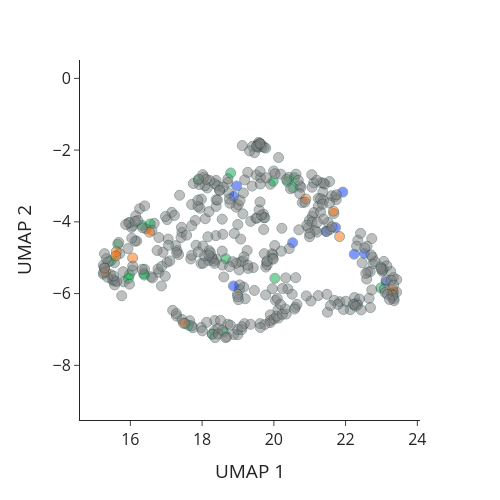

Source (notebook cell):
### Code cell
fig = px.scatter(z_umap,
                 x=0,
                 y=1,
                 color=smiles_pathway,
                 height=500,
                 width=500,
                 opacity=0.5,
                 color_discrete_map=colors_greyed,
                 category_orders={"color": pathway_order},
                 hover_data=[smile_emb.index] ,
                 template="simple_white",
                #  title= "Embedding without blood cancers",
                 labels={"0": "UMAP 1",
                        "1": "UMAP 2",
                        "color":"Target pathway"
                       },
               )

fig.update_traces(
    marker=dict(
        size=10,
        line=dict(width=1, color="DarkSlateGrey")
    )
)

fig.update_layout(font=dict(size=16))
fig.update_yaxes(scaleanchor="x")
fig.update_layout(
    showlegend=False,
    legend=dict(
        orientation="h",           # horizontal layout
        yanchor="bottom",
        y=-1,                    # move it below the plot
        xanchor="center",
        x=0.5                      # center it horizontally
    )
)

### Figure 1 — Plotly figure (JSON) as saved in the notebook; plotly's stock layout.template omitted (floating-point values rounded to 4 significant figures)
{"data": [{"customdata": [["A-443654"], ["TGX221"], ["AKT inhibitor VIII"], ["ZSTK474"], ["AS605240"], ["IC-87114"], ["Idelalisib"], ["Omipalisib"], ["PIK-93"], ["YM201636"], ["WYE-125132"], ["GSK690693"], ["AT7867"], ["Torin 2"], ["Pilaralisib"], ["GSK1059615"], ["Voxtalisib"], ["Apitolisib"], ["Capivasertib"], ["torin2"], ["AZD8835"], ["Temsirolimus"], ["MK-2206"], ["Dactolisib"], ["Pictilisib"], ["AZD8055"], ["Rapamycin"], ["PF-4708671"], ["AZD2014"], ["Uprosertib"], ["Alpelisib"], ["Taselisib"], ["OSI-027"], ["CZC24832"], ["GSK2110183B"], ["Buparlisib"], ["Afuresertib"], ["AZD8186"], ["Ipatasertib"], ["GNE-317"], ["AMG-319"], ["LJI308"], ["AZD6482"], ["AT13148"]], "hovertemplate": "Target pathway=PI3K/MTOR signaling<br>UMAP 1=%{x}<br>UMAP 2=%{y}<br>hover_data_0=%{customdata[0]}<extra></extra>", "legendgroup": "PI3K/MTOR signaling", "marker": {"color": "grey", "line": {"color": "DarkSlateGrey", "width": 1}, "opacity": 0.5, "size": 10, "symbol": "circle"}, "mode": "markers", "name": "PI3K/MTOR signaling", "orientation": "v", "showlegend": true, "type": "scatter", "x": [16.4, 19.42, 18.35, 17.65, 19.18, 22.13, 19.9, 15.76, 18.34, 18.44, 16.87, 18.88, 19.2, 16.58, 19.46, 16.8, 20.6, 16.97, 19.54, 16.62, 19.07, 16.44, 19.56, 15.93, 19.12, 16.18, 15.7, 21.15, 19.46, 19.58, 19.67, 19.41, 19.33, 23.33, 19.56, 17.03, 19.62, 19.73, 19.65, 16.66, 22.73, 23.07, 19.77, 20.13], "xaxis": "x", "y": [-5.322, -5.276, -6.753, -6.758, -6.84, -6.449, -6.808, -6.062, -7.047, -6.969, -5.786, -7.141, -6.143, -5.532, -5.912, -5.406, -6.382, -5.514, -1.849, -5.565, -4.48, -4.194, -1.927, -4.746, -1.874, -4.533, -4.885, -4.234, -2.074, -1.784, -1.906, -1.893, -2.023, -5.554, -1.887, -3.937, -1.821, -1.924, -1.843, -4.041, -4.465, -5.104, -1.944, -2.207], "yaxis": "y"}, {"customdata": [["Sunitinib"], ["PHA-665752"], ["NVP-TAE684"], ["GW-2580"], ["Pazopanib"], ["Cabozantinib"], ["Quizartinib"], ["Linifanib"], ["Alectinib"], ["JNJ38877605"], ["SU11274"], ["Masitinib"], ["Amuvatinib"], ["OSI-930"], ["SB52334"], ["Tivozanib"], ["CI-1033"], ["PF-00299804"], ["BIBF-1120"], ["AST-1306"], ["Kobe2602"], ["AZD6094"], ["AZD8931"], ["Axitinib"], ["GW441756"], ["Motesanib"], ["Staurosporine"], ["PD173074"], ["Crizotinib"], ["SB505124"], ["AZD1332"], ["AZD4547"], ["Cediranib"], ["Savolitinib"], ["Foretinib"]], "hovertemplate": "Target pathway=RTK signaling<br>UMAP 1=%{x}<br>UMAP 2=%{y}<br>hover_data_0=%{customdata[0]}<extra></extra>", "legendgroup": "RTK signaling", "marker": {"color": "grey", "line": {"color": "DarkSlateGrey", "width": 1}, "opacity": 0.5, "size": 10, "symbol": "circle"}, "mode": "markers", "name": "RTK signaling", "orientation": "v", "showlegend": true, "type": "scatter", "x": [18.33, 19.0, 17.3, 22.24, 19.03, 18.72, 18.09, 18.19, 20.39, 21.24, 20.05, 19.35, 20.99, 20.11, 20.34, 16.91, 19.04, 19.16, 19.01, 19.05, 21.03, 18.95, 19.78, 18.39, 20.7, 23.3, 15.56, 20.73, 18.35, 20.99, 20.76, 18.74, 18.49, 19.01, 17.15], "xaxis": "x", "y": [-5.094, -4.074, -4.798, -6.304, -5.34, -6.854, -3.913, -3.716, -5.87, -6.056, -6.185, -6.856, -4.414, -6.45, -6.57, -4.849, -5.885, -5.82, -6.171, -5.758, -6.206, -3.589, -5.26, -2.846, -4.222, -5.998, -5.143, -2.993, -2.936, -3.958, -3.036, -3.2, -3.111, -3.525, -3.736], "yaxis": "y"}, {"customdata": [["CP724714"], ["Pelitinib"], ["Gefitinib"], ["Afatinib"], ["Erlotinib"], ["Sapitinib"], ["Lapatinib"], ["AZD3759"], ["Osimertinib"]], "hovertemplate": "Target pathway=EGFR signaling<br>UMAP 1=%{x}<br>UMAP 2=%{y}<br>hover_data_0=%{customdata[0]}<extra></extra>", "legendgroup": "EGFR signaling", "marker": {"color": "grey", "line": {"color": "DarkSlateGrey", "width": 1}, "opacity": 0.5, "size": 10, "symbol": "circle"}, "mode": "markers", "name": "EGFR signaling", "orientation": "v", "showlegend": true, "type": "scatter", "x": [20.51, 18.13, 19.97, 19.8, 19.94, 19.82, 19.97, 19.73, 19.82], "xaxis": "x", "y": [-6.018, -6.802, -4.921, -5.123, -4.891, -5.198, -5.015, -4.888, -5.089], "yaxis": "y"}, {"customdata": [["AZ628"], ["HG6-64-1"], ["FR-180204"], ["BIX02189"], ["CI-1040"], ["XMD8-92"], ["Refametinib"], ["PLX-4720"], ["PD0325901"], ["SB590885"], ["Selumetinib"], ["Trametinib"], ["Dabrafenib"], ["SCH772984"], ["Ulixertinib"], ["VX-11e"]], "hovertemplate": "Target pathway=ERK MAPK signaling<br>UMAP 1=%{x}<br>UMAP 2=%{y}<br>hover_data_0=%{customdata[0]}<extra></extra>", "legendgroup": "ERK MAPK signaling", "marker": {"color": "grey", "line": {"color": "DarkSlateGrey", "width": 1}, "opacity": 0.5, "size": 10, "symbol": "circle"}, "mode": "markers", "name": "ERK MAPK signaling", "orientation": "v", "showlegend": true, "type": "scatter", "x": [19.36, 17.69, 21.49, 19.9, 19.5, 19.25, 19.71, 21.24, 19.72, 21.67, 19.75, 19.53, 21.39, 19.65, 19.59, 19.62], "xaxis": "x", "y": [-3.987, -5.035, -6.52, -6.753, -3.899, -4.799, -3.787, -3.346, -3.888, -3.77, -3.881, -3.894, -3.392, -3.813, -3.665, -3.446], "yaxis": "y"}, {"customdata": [["TWS119"], ["SB216763"], ["XAV939"], ["IWP-2"], ["LGK974"], ["Wnt-C59"], ["MN-64"], ["WIKI4"], ["AZ6102"], ["CHIR-99021"]], "hovertemplate": "Target pathway=WNT signaling<br>UMAP 1=%{x}<br>UMAP 2=%{y}<br>hover_data_0=%{customdata[0]}<extra></extra>", "legendgroup": "WNT signaling", "marker": {"color": "#0033FF", "line": {"color": "DarkSlateGrey", "width": 1}, "opacity": 0.5, "size": 10, "symbol": "circle"}, "mode": "markers", "name": "WNT signaling", "orientation": "v", "showlegend": true, "type": "scatter", "x": [18.87, 23.13, 22.24, 18.88, 21.45, 21.72, 22.53, 20.52, 18.96, 21.92], "xaxis": "x", "y": [-5.788, -5.671, -4.902, -3.291, -4.263, -4.161, -4.878, -4.582, -3.001, -3.171], "yaxis": "y"}, {"customdata": [["BMS-536924"], ["GSK1904529A"], ["Linsitinib"], ["NVP-ADW742"], ["BMS-754807"]], "hovertemplate": "Target pathway=IGF1R signaling<br>UMAP 1=%{x}<br>UMAP 2=%{y}<br>hover_data_0=%{customdata[0]}<extra></extra>", "legendgroup": "IGF1R signaling", "marker": {"color": "grey", "line": {"color": "DarkSlateGrey", "width": 1}, "opacity": 0.5, "size": 10, "symbol": "circle"}, "mode": "markers", "name": "IGF1R signaling", "orientation": "v", "showlegend": true, "type": "scatter", "x": [18.71, 21.57, 21.07, 18.72, 18.22], "xaxis": "x", "y": [-2.906, -4.215, -3.842, -2.8, -2.847], "yaxis": "y"}, {"customdata": [["AS601245"], ["TAK-715"], ["VX-702"], ["CRT0105950"], ["ZG-10"], ["Doramapimod"], ["JNK Inhibitor VIII"]], "hovertemplate": "Target pathway=JNK and p38 signaling<br>UMAP 1=%{x}<br>UMAP 2=%{y}<br>hover_data_0=%{customdata[0]}<extra></extra>", "legendgroup": "JNK and p38 signaling", "marker": {"color": "grey", "line": {"color": "DarkSlateGrey", "width": 1}, "opacity": 0.5, "size": 10, "symbol": "circle"}, "mode": "markers", "name": "JNK and p38 signaling", "orientation": "v", "showlegend": true, "type": "scatter", "x": [18.29, 19.9, 19.14, 18.39, 17.44, 23.05, 23.02], "xaxis": "x", "y": [-5.025, -6.594, -3.778, -4.385, -4.291, -5.314, -5.375], "yaxis": "y"}, {"customdata": [["GNF-2"], ["Nilotinib"]], "hovertemplate": "Target pathway=ABL signaling<br>UMAP 1=%{x}<br>UMAP 2=%{y}<br>hover_data_0=%{customdata[0]}<extra></extra>", "legendgroup": "ABL signaling", "marker": {"color": "grey", "line": {"color": "DarkSlateGrey", "width": 1}, "opacity": 0.5, "size": 10, "symbol": "circle"}, "mode": "markers", "name": "ABL signaling", "orientation": "v", "showlegend": true, "type": "scatter", "x": [18.9, 19.39], "xaxis": "x", "y": [-4.323, -3.003], "yaxis": "y"}, {"customdata": [["GSK-J4"], ["UNC0642"], ["EPZ004777"], ["EPZ5676"], ["GSK-LSD1"], ["GSK343"], ["UNC0638"], ["GSK591"], ["A-366"], ["CPI-637"], ["UNC0379"], ["SGC0946"]], "hovertemplate": "Target pathway=Chromatin histone methylation<br>UMAP 1=%{x}<br>UMAP 2=%{y}<br>hover_data_0=%{customdata[0]}<extra></extra>", "legendgroup": "Chromatin histone methylation", "marker": {"color": "grey", "line": {"color": "DarkSlateGrey", "width": 1}, "opacity": 0.5, "size": 10, "symbol": "circle"}, "mode": "markers", "name": "Chromatin histone methylation", "orientation": "v", "showlegend": true, "type": "scatter", "x": [19.14, 17.81, 23.13, 23.33, 18.78, 20.72, 21.7, 22.34, 22.75, 21.37, 20.42, 18.39], "xaxis": "x", "y": [-5.087, -3.962, -5.623, -5.959, -3.483, -3.215, -3.304, -4.514, -4.984, -3.17, -2.759, -3.569], "yaxis": "y"}, {"customdata": [["Parthenolide"], ["Dacinostat"], ["ACY-1215"], ["Tubastatin A"], ["VNLG/124"], ["AR-42"], ["Belinostat"], ["CAY10603"], ["Selisistat"], ["Tenovin-6"], ["Trichostatin A"], ["Panobinostat"], ["I-CBP112"], ["Vorinostat"], ["SGC-CBP30"], ["Entinostat"], ["PCI-34051"], ["Romidepsin"], ["OF-1"], ["AGK2"]], "hovertemplate": "Target pathway=Chromatin histone acetylation<br>UMAP 1=%{x}<br>UMAP 2=%{y}<br>hover_data_0=%{customdata[0]}<extra></extra>", "legendgroup": "Chromatin histone acetylation", "marker": {"color": "grey", "line": {"color": "DarkSlateGrey", "width": 1}, "opacity": 0.5, "size": 10, "symbol": "circle"}, "mode": "markers", "name": "Chromatin histone acetylation", "orientation": "v", "showlegend": true, "type": "scatter", "x": [19.08, 15.81, 17.71, 20.01, 20.09, 17.29, 17.44, 17.75, 22.32, 18.98, 16.37, 15.57, 21.48, 17.71, 21.51, 18.15, 21.61, 15.25, 21.47, 20.22], "xaxis": "x", "y": [-5.112, -5.672, -4.108, -6.704, -6.134, -6.626, -6.723, -6.954, -6.271, -6.02, -5.442, -5.656, -6.02, -3.515, -4.02, -3.056, -3.272, -5.459, -4.271, -4.178], "yaxis": "y"}, {"customdata": [["I-BET-151"], ["UNC1215"], ["PFI-3"], ["GSK2801"], ["Bromosporine"], ["PFI3"], ["I-BET-762"], ["RVX-208"], ["OTX015"], ["AZD5153"], ["I-BRD9"], ["JQ1"], ["PFI-1"]], "hovertemplate": "Target pathway=Chromatin other<br>UMAP 1=%{x}<br>UMAP 2=%{y}<br>hover_data_0=%{customdata[0]}<extra></extra>", "legendgroup": "Chromatin other", "marker": {"color": "grey", "line": {"color": "DarkSlateGrey", "width": 1}, "opacity": 0.5, "size": 10, "symbol": "circle"}, "mode": "markers", "name": "Chromatin other", "orientation": "v", "showlegend": true, "type": "scatter", "x": [17.41, 18.56, 22.25, 22.76, 19.19, 22.39, 19.9, 22.42, 19.63, 19.51, 21.74, 19.62, 21.24], "xaxis": "x", "y": [-4.436, -3.926, -6.111, -5.17, -2.829, -6.152, -2.952, -4.32, -2.774, -2.694, -3.381, -2.592, -3.564], "yaxis": "y"}, {"customdata": [["CGP-60474"], ["CGP-082996"], ["GW843682X"], ["Seliciclib"], ["AT-7519"], ["NPK76-II-72-1"], ["PHA-793887"], ["Flavopiridol"], ["AZD7762"], ["Wee1 Inhibitor"], ["RO-3306"], ["Palbociclib"], ["CCT007093"], ["BI-2536"], ["MK-1775"], ["Dinaciclib"], ["AZD5438"], ["Ribociclib"], ["MK-8776"]], "hovertemplate": "Target pathway=Cell cycle<br>UMAP 1=%{x}<br>UMAP 2=%{y}<br>hover_data_0=%{customdata[0]}<extra></extra>", "legendgroup": "Cell cycle", "marker": {"color": "#00A845", "line": {"color": "DarkSlateGrey", "width": 1}, "opacity": 0.5, "size": 10, "symbol": "circle"}, "mode": "markers", "name": "Cell cycle", "orientation": "v", "showlegend": true, "type": "scatter", "x": [15.98, 18.66, 15.95, 20.03, 17.62, 18.6, 18.29, 16.39, 16.32, 17.9, 20.57, 20.38, 22.98, 15.65, 16.55, 15.46, 18.8, 20.53, 19.98], "xaxis": "x", "y": [-5.474, -5.031, -5.576, -5.573, -6.883, -7.073, -7.136, -5.484, -4.095, -2.838, -2.768, -2.88, -5.841, -4.624, -4.06, -5.084, -2.637, -3.05, -2.867], "yaxis": "y"}, {"customdata": [["S-Trityl-L-cysteine"], ["Epothilone B"], ["Ispinesib Mesylate"], ["GSK1070916"], ["CD532"], ["ARRY-520"], ["HG-5-113-01"], ["AZD4877"], ["Vinblastine"], ["Docetaxel"], ["ZM447439"], ["Alisertib"], ["Paclitaxel"], ["Tozasertib"], ["Vinorelbine"]], "hovertemplate": "Target pathway=Mitosis<br>UMAP 1=%{x}<br>UMAP 2=%{y}<br>hover_data_0=%{customdata[0]}<extra></extra>", "legendgroup": "Mitosis", "marker": {"color": "grey", "line": {"color": "DarkSlateGrey", "width": 1}, "opacity": 0.5, "size": 10, "symbol": "circle"}, "mode": "markers", "name": "Mitosis", "orientation": "v", "showlegend": true, "type": "scatter", "x": [17.71, 15.5, 15.98, 18.28, 16.77, 15.53, 17.57, 15.45, 15.27, 15.38, 18.05, 18.08, 15.24, 17.93, 15.33], "xaxis": "x", "y": [-4.933, -5.629, -5.738, -7.127, -5.315, -5.613, -4.371, -5.467, -5.272, -5.113, -2.757, -2.994, -5.209, -2.963, -5.025], "yaxis": "y"}, {"customdata": [["Doxorubicin"], ["Etoposide"], ["Mitomycin-C"], ["KIN001-266"], ["Pemetrexed"], ["Bleomycin (10 uM)"], ["Camptothecin"], ["Cisplatin"], ["Methotrexate"], ["Irinotecan"], ["Oxaliplatin"], ["Gemcitabine"], ["Temozolomide"], ["SN-38"], ["Epirubicin"], ["Cyclophosphamide"], ["Leflunomide"], ["Topotecan"], ["Teniposide"], ["Mitoxantrone"], ["Bleomycin"], ["Fludarabine"], ["Nelarabine"], ["LMP744"], ["Pyridostatin"]], "hovertemplate": "Target pathway=DNA replication<br>UMAP 1=%{x}<br>UMAP 2=%{y}<br>hover_data_0=%{customdata[0]}<extra></extra>", "legendgroup": "DNA replication", "marker": {"color": "grey", "line": {"color": "DarkSlateGrey", "width": 1}, "opacity": 0.5, "size": 10, "symbol": "circle"}, "mode": "markers", "name": "DNA replication", "orientation": "v", "showlegend": true, "type": "scatter", "x": [16.06, 17.97, 16.33, 19.61, 18.36, 17.83, 15.68, 20.62, 17.18, 16.26, 21.43, 15.95, 23.42, 15.28, 16.07, 23.08, 22.66, 16.06, 16.03, 15.98, 18.02, 21.55, 23.28, 15.87, 20.79], "xaxis": "x", "y": [-5.346, -5.159, -5.321, -6.838, -7.228, -4.653, -4.574, -2.672, -6.468, -3.635, -2.949, -4.029, -5.96, -4.888, -5.229, -5.877, -6.131, -4.114, -4.155, -4.018, -2.685, -2.877, -6.018, -4.073, -3.463], "yaxis": "y"}, {"customdata": [["CP466722"], ["AZ20"], ["KU-60019"], ["Olaparib"], ["Veliparib"], ["KU-55933"], ["NU7441"], ["Mirin"], ["Rucaparib"], ["Niraparib"], ["Talazoparib"], ["VE-822"], ["AZD6738"], ["Telomerase Inhibitor IX"], ["BIBR-1532"], ["VE821"]], "hovertemplate": "Target pathway=Genome integrity<br>UMAP 1=%{x}<br>UMAP 2=%{y}<br>hover_data_0=%{customdata[0]}<extra></extra>", "legendgroup": "Genome integrity", "marker": {"color": "grey", "line": {"color": "DarkSlateGrey", "width": 1}, "opacity": 0.5, "size": 10, "symbol": "circle"}, "mode": "markers", "name": "Genome integrity", "orientation": "v", "showlegend": true, "type": "scatter", "x": [18.51, 17.05, 19.17, 21.31, 23.1, 23.26, 19.99, 22.6, 21.12, 21.31, 16.4, 20.19, 17.76, 16.6, 23.03, 21.11], "xaxis": "x", "y": [-6.748, -4.481, -4.977, -3.359, -5.971, -5.38, -2.583, -4.68, -3.742, -2.908, -3.556, -2.671, -2.933, -4.238, -5.343, -2.914], "yaxis": "y"}, {"customdata": [["PF-562271"], ["IPA-3"], ["GSK429286A"], ["Y-39983"], ["QL-XI-92"], ["XMD13-2"], ["LIMK1 inhibitor BMS4"], ["EHT-1864"], ["GSK269962A"]], "hovertemplate": "Target pathway=Cytoskeleton<br>UMAP 1=%{x}<br>UMAP 2=%{y}<br>hover_data_0=%{customdata[0]}<extra></extra>", "legendgroup": "Cytoskeleton", "marker": {"color": "grey", "line": {"color": "DarkSlateGrey", "width": 1}, "opacity": 0.5, "size": 10, "symbol": "circle"}, "mode": "markers", "name": "Cytoskeleton", "orientation": "v", "showlegend": true, "type": "scatter", "x": [18.03, 19.77, 20.13, 19.74, 19.62, 19.0, 21.84, 21.2, 18.43], "xaxis": "x", "y": [-4.674, -6.038, -6.681, -6.863, -6.946, -7.146, -6.227, -4.287, -2.998], "yaxis": "y"}, {"customdata": [["Embelin"], ["PAC-1"], ["Venotoclax"], ["C-75"], ["Navitoclax"], ["Obatoclax Mesylate"], ["TW 37"], ["LCL161"], ["AZD5582"], ["AZD5991"], ["Sabutoclax"], ["Venetoclax"], ["ABT737"], ["UMI-77"], ["Sepantronium bromide"], ["MIM1"], ["WEHI-539"]], "hovertemplate": "Target pathway=Apoptosis regulation<br>UMAP 1=%{x}<br>UMAP 2=%{y}<br>hover_data_0=%{customdata[0]}<extra></extra>", "legendgroup": "Apoptosis regulation", "marker": {"color": "grey", "line": {"color": "DarkSlateGrey", "width": 1}, "opacity": 0.5, "size": 10, "symbol": "circle"}, "mode": "markers", "name": "Apoptosis regulation", "orientation": "v", "showlegend": true, "type": "scatter", "x": [18.95, 18.2, 17.94, 20.65, 17.98, 16.79, 16.98, 22.82, 19.27, 19.51, 16.13, 17.89, 17.88, 19.06, 15.36, 21.3, 20.96], "xaxis": "x", "y": [-5.151, -4.805, -3.619, -6.3, -3.366, -4.437, -3.852, -5.113, -2.621, -1.898, -4.538, -3.569, -3.396, -3.402, -5.542, -3.722, -4.161], "yaxis": "y"}, {"customdata": [["NSC-207895"], ["NSC319726"], ["Nutlin-3a (-)"], ["PRIMA-1MET"], ["Serdemetan"], ["MIRA-1"]], "hovertemplate": "Target pathway=p53 pathway<br>UMAP 1=%{x}<br>UMAP 2=%{y}<br>hover_data_0=%{customdata[0]}<extra></extra>", "legendgroup": "p53 pathway", "marker": {"color": "grey", "line": {"color": "DarkSlateGrey", "width": 1}, "opacity": 0.5, "size": 10, "symbol": "circle"}, "mode": "markers", "name": "p53 pathway", "orientation": "v", "showlegend": true, "type": "scatter", "x": [20.08, 15.56, 21.38, 21.75, 21.07, 23.43], "xaxis": "x", "y": [-6.631, -5.759, -2.918, -3.245, -3.035, -5.611], "yaxis": "y"}, {"customdata": [["SNX-2112"], ["Lenalidomide"], ["Tanespimycin"], ["Elesclomol"], ["CCT-018159"], ["Bortezomib"], ["Luminespib"], ["ML323"], ["MG-132"], ["P22077"]], "hovertemplate": "Target pathway=Protein stability and degradation<br>UMAP 1=%{x}<br>UMAP 2=%{y}<br>hover_data_0=%{customdata[0]}<extra></extra>", "legendgroup": "Protein stability and degradation", "marker": {"color": "#FF6A00", "line": {"color": "DarkSlateGrey", "width": 1}, "opacity": 0.5, "size": 10, "symbol": "circle"}, "mode": "markers", "name": "Protein stability and degradation", "orientation": "v", "showlegend": true, "type": "scatter", "x": [17.48, 23.31, 16.54, 15.61, 20.89, 15.31, 15.59, 21.83, 16.06, 21.66], "xaxis": "x", "y": [-6.822, -5.894, -4.288, -4.832, -3.364, -5.39, -4.952, -4.41, -5.006, -3.702], "yaxis": "y"}, {"customdata": [["DMOG"], ["OSU-03012"], ["BX-912"], ["AICA Ribonucleotide"], ["Daporinad"], ["GSK2606414"], ["AGI-6780"], ["AGI-5198"], ["alpha-lipoic acid"], ["N-acetyl cysteine"]], "hovertemplate": "Target pathway=Metabolism<br>UMAP 1=%{x}<br>UMAP 2=%{y}<br>hover_data_0=%{customdata[0]}<extra></extra>", "legendgroup": "Metabolism", "marker": {"color": "grey", "line": {"color": "DarkSlateGrey", "width": 1}, "opacity": 0.5, "size": 10, "symbol": "circle"}, "mode": "markers", "name": "Metabolism", "orientation": "v", "showlegend": true, "type": "scatter", "x": [22.69, 18.18, 18.45, 23.3, 15.26, 20.86, 21.62, 22.46, 23.35, 23.35], "xaxis": "x", "y": [-6.391, -5.077, -7.126, -6.112, -5.411, -3.451, -4.139, -5.142, -6.141, -6.199], "yaxis": "y"}, {"customdata": [["AZD3514"], ["Tamoxifen"], ["Fulvestrant"], ["Bicalutamide"], ["GDC0810"]], "hovertemplate": "Target pathway=Hormone-related<br>UMAP 1=%{x}<br>UMAP 2=%{y}<br>hover_data_0=%{customdata[0]}<extra></extra>", "legendgroup": "Hormone-related", "marker": {"color": "grey", "line": {"color": "DarkSlateGrey", "width": 1}, "opacity": 0.5, "size": 10, "symbol": "circle"}, "mode": "markers", "name": "Hormone-related", "orientation": "v", "showlegend": true, "type": "scatter", "x": [20.02, 21.39, 21.06, 22.31, 22.73], "xaxis": "x", "y": [-4.66, -3.924, -4.006, -4.677, -5.897], "yaxis": "y"}, {"customdata": [["Imatinib"], ["Saracatinib"], ["A-770041"], ["WH-4-023"], ["BMS-509744"], ["CMK"], ["GSK319347A"], ["Ponatinib"], ["GSK650394"], ["BAY-61-3606"], ["LFM-A13"], ["Enzastaurin"], ["FMK"], ["XMD14-99"], ["JW-7-24-1"], ["NG-25"], ["KIN001-244"], ["WHI-P97"], ["NVP-BHG712"], ["PI-103"], ["TPCA-1"], ["Fedratinib"], ["QL-X-138"], ["kb NB 142-70"], ["Sphingosine Kinase 1 Inhibitor II"], ["IMD-0354"], ["ETP-45835"], ["HG-5-88-01"], ["XMD11-85h"], ["(5Z)-7-Oxozeaenol"], ["AZD1480"], ["Bosutinib"], ["Lestaurtinib"], ["BX795"], ["SL0101"], ["Dasatinib"], ["Sorafenib"], ["AZ960"], ["AZD1208"], ["Ruxolitinib"], ["WZ4003"], ["Entospletinib"], ["PRT062607"], ["Ibrutinib"], ["AZD5363"], ["GSK2578215A"]], "hovertemplate": "Target pathway=Other, kinases<br>UMAP 1=%{x}<br>UMAP 2=%{y}<br>hover_data_0=%{customdata[0]}<extra></extra>", "legendgroup": "Other, kinases", "marker": {"color": "grey", "line": {"color": "DarkSlateGrey", "width": 1}, "opacity": 0.5, "size": 10, "symbol": "circle"}, "mode": "markers", "name": "Other, kinases", "orientation": "v", "showlegend": true, "type": "scatter", "x": [18.61, 18.4, 18.27, 18.03, 18.85, 18.07, 20.61, 17.35, 18.56, 18.35, 21.68, 18.99, 21.94, 20.24, 17.97, 18.79, 19.11, 20.24, 19.11, 17.71, 18.69, 18.57, 18.01, 18.99, 20.43, 16.88, 22.33, 19.72, 20.33, 17.27, 17.42, 19.62, 16.34, 18.59, 22.62, 17.89, 18.39, 18.11, 23.28, 22.53, 21.36, 20.46, 20.03, 19.98, 19.61, 22.69], "xaxis": "x", "y": [-5.536, -5.043, -4.985, -5.154, -5.11, -4.95, -5.556, -4.911, -5.203, -5.156, -6.189, -7.001, -6.444, -6.579, -6.948, -6.882, -7.003, -5.859, -6.925, -6.901, -7.206, -7.022, -7.037, -6.086, -4.746, -5.24, -6.319, -4.216, -5.562, -4.665, -4.153, -2.945, -4.166, -3.034, -5.394, -4.84, -3.383, -2.818, -5.629, -4.727, -3.506, -3.077, -2.66, -5.041, -1.817, -5.39], "yaxis": "y"}, {"customdata": [["Cyclopamine"], ["Z-LLNle-CHO"], ["Pyrimethamine"], ["XMD8-85"], ["Salubrinal"], ["NSC-87877"], ["QS11"], ["Midostaurin"], ["FTI-277"], ["Shikonin"], ["FH535"], ["Thapsigargin"], ["Bexarotene"], ["Phenformin"], ["Bryostatin 1"], ["Tipifarnib"], ["WZ3105"], ["STF-62247"], ["Zibotentan"], ["CUDC-101"], ["CX-5461"], ["T0901317"], ["CPI-613"], ["CAY10566"], ["Ara-G"], ["A-83-01"], ["LDN-193189"], ["FTY-720"], ["BAM7"], ["RU-SKI 43"], ["BPTES"], ["Cytarabine"], ["Tretinoin"], ["Vismodegib"], ["Avagacestat"], ["5-Fluorouracil"], ["YK-4-279"], ["Piperlongumine"], ["BMS-345541"], ["Pevonedistat"], ["Zoledronate"], ["Dactinomycin"], ["Dacarbazine"], ["LY2109761"], ["ICL-SIRT078"], ["5-azacytidine"], ["IOX2"], ["GSK2830371"], ["glutathione"]], "hovertemplate": "Target pathway=Other<br>UMAP 1=%{x}<br>UMAP 2=%{y}<br>hover_data_0=%{customdata[0]}<extra></extra>", "legendgroup": "Other", "marker": {"color": "grey", "line": {"color": "DarkSlateGrey", "width": 1}, "opacity": 0.5, "size": 10, "symbol": "circle"}, "mode": "markers", "name": "Other", "orientation": "v", "showlegend": true, "type": "scatter", "x": [22.0, 17.29, 19.96, 18.56, 19.28, 21.78, 18.77, 17.02, 18.16, 17.1, 18.23, 15.62, 19.27, 23.32, 15.53, 18.19, 17.52, 20.32, 22.22, 17.28, 18.65, 20.19, 22.28, 19.15, 22.43, 20.9, 17.06, 18.58, 21.58, 20.58, 20.21, 16.15, 23.15, 22.98, 22.71, 21.2, 17.91, 18.49, 20.36, 16.21, 21.21, 15.28, 23.16, 22.99, 21.55, 19.79, 18.43, 23.34, 23.22], "xaxis": "x", "y": [-6.215, -4.857, -5.863, -4.816, -5.3, -6.3, -5.25, -5.126, -4.417, -5.089, -4.863, -5.656, -5.207, -6.048, -5.51, -4.929, -6.833, -6.427, -6.298, -6.557, -7.228, -6.303, -6.349, -3.195, -6.455, -6.065, -4.654, -4.348, -6.33, -6.43, -4.818, -3.836, -5.228, -5.26, -4.925, -2.839, -2.808, -3.125, -2.816, -3.962, -4.014, -5.291, -6.019, -5.304, -3.476, -2.773, -3.395, -5.762, -6.164], "yaxis": "y"}, {"customdata": [["CCT245232"], ["Acetalax"], ["Podophyllotoxin bromide"], ["Dihydrorotenone"], ["Gallibiscoquinazole"], ["L-Oxonoreleagnine"], ["Elephantin"], ["Sinularin"], ["Schweinfurthin A"], ["BEN"], ["Mycophenolic acid"], ["Remodelin"], ["POMHEX"]], "hovertemplate": "Target pathway=Unclassified<br>UMAP 1=%{x}<br>UMAP 2=%{y}<br>hover_data_0=%{customdata[0]}<extra></extra>", "legendgroup": "Unclassified", "marker": {"color": "grey", "line": {"color": "DarkSlateGrey", "width": 1}, "opacity": 0.5, "size": 10, "symbol": "circle"}, "mode": "markers", "name": "Unclassified", "orientation": "v", "showlegend": true, "type": "scatter", "x": [15.8, 22.59, 16.04, 16.74, 18.76, 21.0, 20.68, 20.92, 16.14, 21.06, 17.37, 22.56, 17.23], "xaxis": "x", "y": [-5.392, -5.596, -4.457, -4.797, -3.366, -4.325, -2.842, -4.094, -3.985, -2.686, -3.258, -5.437, -3.821], "yaxis": "y"}], "layout": {"font": {"size": 16}, "height": 500, "legend": {"orientation": "h", "title": {"text": "Target pathway"}, "tracegroupgap": 0, "x": 0.5, "xanchor": "center", "y": -1, "yanchor": "bottom"}, "margin": {"t": 60}, "showlegend": false, "width": 500, "xaxis": {"anchor": "y", "autorange": true, "domain": [0, 1], "range": [14.6, 24.07], "title": {"text": "UMAP 1"}, "type": "linear"}, "yaxis": {"anchor": "x", "autorange": true, "domain": [0, 1], "range": [-9.524, 0.5114], "scaleanchor": "x", "title": {"text": "UMAP 2"}, "type": "linear"}}}
